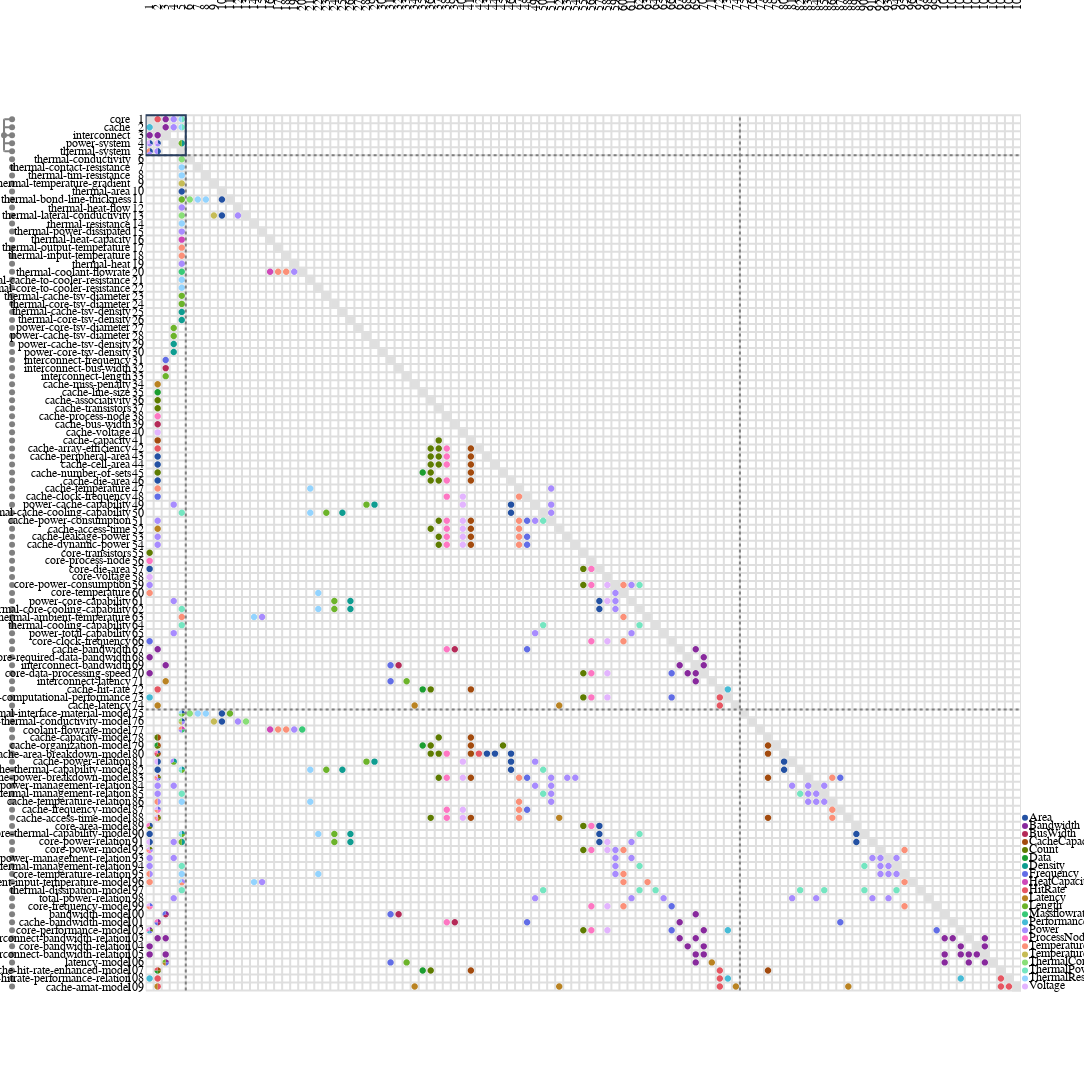

Notebook source saved alongside this figure:
### Code cell
from ragraph.analysis import sequence
from raesl.plot.view_funcs import multi_domain
import ragraph.plot

# Select correct nodes and edges to be displayed.
nodes, edges = multi_domain(
    graph,
    depth=4
)

leaf_comps = [n for n in nodes if n.kind == "component"]
leaf_funcs = [n for n in nodes if n.kind == "function_spec"]
leaf_design = [n for n in nodes if n.kind == "design_spec"]
leaf_models = [n for n in nodes if n.kind == "relation_spec"]
leaf_vars = [n for n in nodes if n.kind == "variable"]

# Sequence functions.
_, _, sequenced_functions = sequence.utils.branchsort(algo=sequence.scc_tearing, graph=graph, algo_args=dict(inf=1, dep=1, mu=3), inplace=True, nodes=leaf_vars+leaf_models)

# Reload figure based on sequence.
figure = ragraph.plot.mdm(
    leafs = leaf_comps + sequenced_functions,
    edges = edges,
    style= ragraph.plot.Style(
        piemap=dict(
            display="labels",
            mode="relative",
            fields=graph.edge_labels
        ),
    )
)

figure.write_image("figures/mdm_sequenced.svg")
figure
